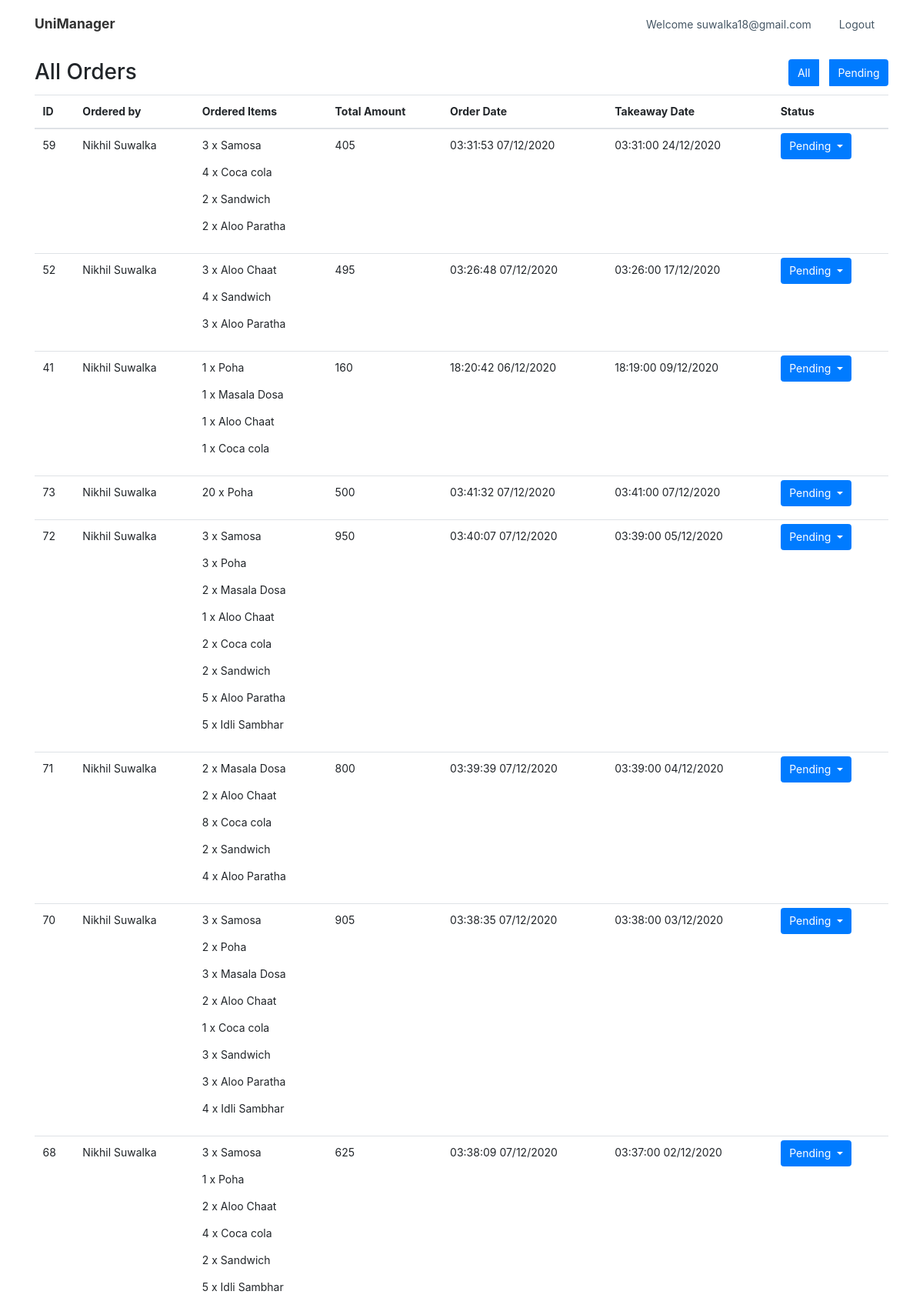
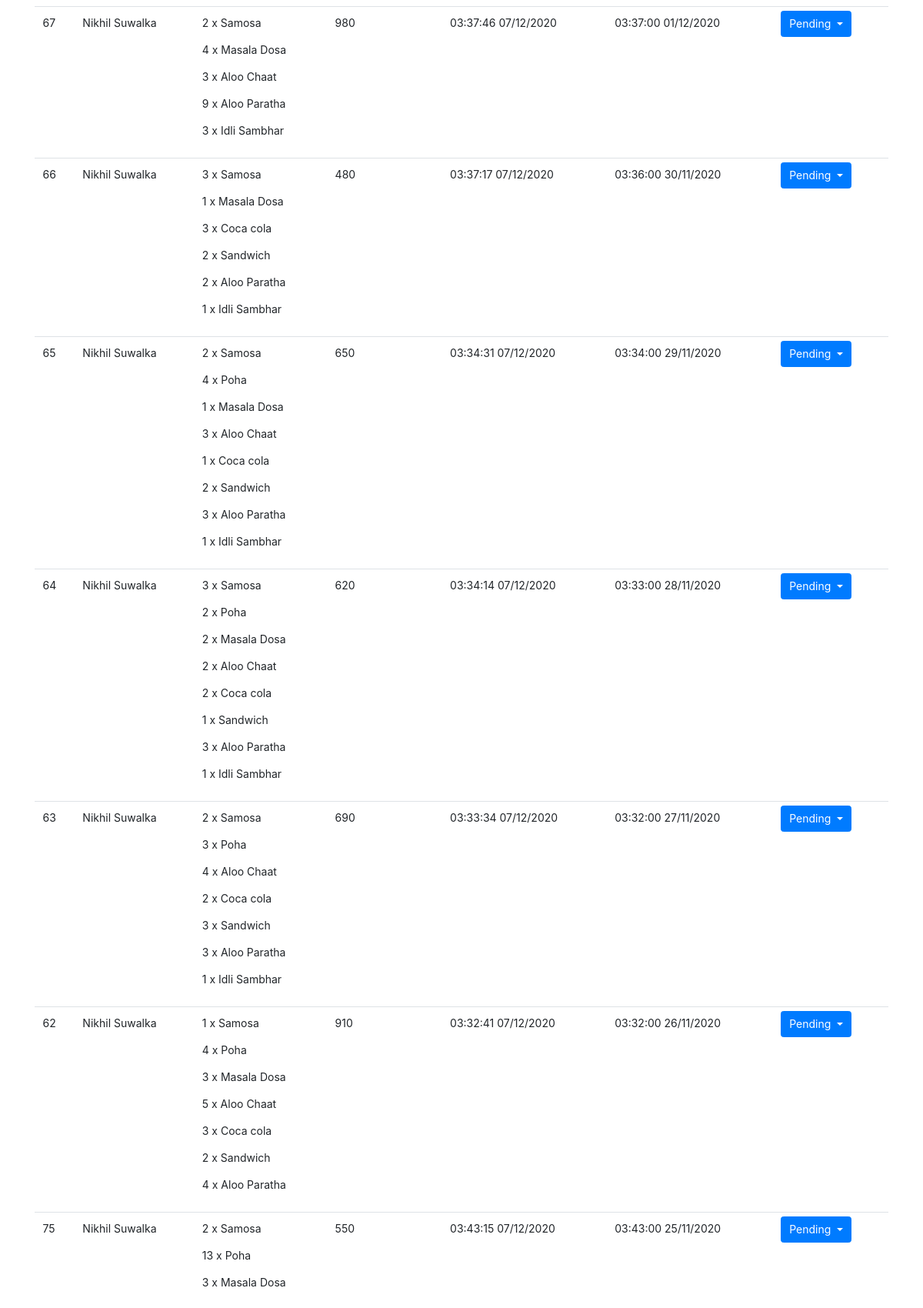
Page /home/canteen-admin (signed in, upper part) on the committed database (2 pictures, top to bottom).
### myapp/models.py (models this page shows)
class Order(models.Model):
    submit_user = models.ForeignKey(get_user_model(), on_delete=models.CASCADE, related_name="user_order")
    order_date = models.DateTimeField(auto_now=True, null=False, blank=False)
    delivery_date = models.DateTimeField(null=False, blank=False)
    total_cost = models.IntegerField(blank=False, null=True)
    status = models.IntegerField(blank=False, null=False, default=0)

### myapp/views.py (the view)
# urls.py: path("home/canteen-admin", canteen_admin, name="canteen-admin"),
def canteen_admin(request):
    orders = list(Order.objects.filter(status=0).order_by("-delivery_date").values())
    for order in range(len(orders)):
        itemob = list(Order_items.objects.filter(order_id=orders[order]["id"]).values())
        orders[order]["delivery_date"] = orders[order]["delivery_date"].strftime('%H:%M:%S %d/%m/%Y')
        orders[order]["order_date"] = orders[order]["order_date"].strftime('%H:%M:%S %d/%m/%Y')
        orders[order]["user_name"] = User.objects.filter(id=orders[order]["submit_user_id"]).first().first_name
        food_items = []
        for item in itemob:
            menu_item = Menu.objects.filter(id=item["item_id_id"]).first()
            food_items.append([str(item["quantity"]) + " x " + menu_item.name])
        orders[order]["items"] = food_items
    return render(request, "canteen_admin.html", {"name": request.session['name'].split()[0], "orders": orders})

### templates/canteen_admin.html (shortened to what this page needs)
{% load static %}
<!DOCTYPE html>
<html>
<head>
    <link rel="stylesheet" href="{% static 'assets/bootstrap/css/bootstrap.min.css' %}">
    <link rel="stylesheet" href="{% static 'assets/fonts/ionicons.min.css' %}">
    <link rel="stylesheet" href="{% static 'assets/css/Contact-Form-Clean-n.css' %}">
    <link rel="stylesheet" href="{% static 'assets/css/Different-Styled---Cards-1-n.css' %}">
    <link rel="stylesheet" href="{% static 'assets/css/Different-Styled---Cards-n.css' %}">
    <link rel="stylesheet" href="{% static 'assets/css/Footer-Basic-n.css' %}">
    <link rel="stylesheet" href="{% static 'assets/css/Navigation-Clean-n.css' %}">
    <link rel="stylesheet" href="{% static 'assets/css/Newsletter-Subscription-Form-n.css' %}">
    <link rel="stylesheet" href="{% static 'assets/css/styles-n.css' %}">
</head>
<body>
<nav class="navbar navbar-light navbar-expand-md navigation-clean">
    <div class="container"><a class="navbar-brand" href="/">UniManager</a>
        <div class="collapse navbar-collapse"
             id="navcol-1">
            <ul class="nav navbar-nav ml-auto">
                <li class="nav-item" role="presentation"><a class="nav-link" href="#">Welcome {{ name }}</a></li>
                <li class="nav-item" role="presentation"><a class="nav-link" href="/logout">Logout</a></li>
            </ul>
        </div>
    </div>
</nav>
<div style="margin-top: 1em;">
    <div class="container">
        <div class="d-lg-flex" style="display: flex;justify-content: space-between;margin-bottom: 5px;">
            <h2 class="text-left">All Orders</h2>
            <div class="btn-group" role="group" style="max-height: 35px;">
                <button class="btn btn-primary" type="button" style="margin-right: 1em;">All</button>
                <button class="btn btn-primary" type="button">Pending</button>
            </div>
        </div>
        <div class="table-responsive">
            <table class="table">
                <thead>
                <tr>
                    <th>ID</th>
                    <th>Ordered by</th>
                    <th>Ordered Items</th>
                    <th>Total Amount</th>
                    <th>Order Date</th>
                    <th>Takeaway Date</th>
                    <th>Status</th>
                </tr>
                </thead>
                <tbody>
                {% for order in orders %}
                    <tr>
                        <td>{{ order.id }}</td>
                        <td>{{ order.user_name }}</td>
                        <td>
                            {% for item in order.items %}
                                <p>{{ item.0 }}</p>
                            {% endfor %}
                        </td>
                        <td>{{ order.total_cost }}</td>
                        <td>{{ order.order_date }}</td>
                        <td>{{ order.delivery_date }}</td>
                        <td>
                            <div class="dropdown">
                                <button class="btn btn-primary dropdown-toggle" data-toggle="dropdown"
                                        aria-expanded="false"
                                        type="button" style="margin-top: -5px;" id="{{ order.id }}">Pending
                                </button>
                            </div>
                        </td>
                    </tr>
                {% endfor %}
                </tbody>
            </table>
        </div>
    </div>
</div>
</body>
</html>

### static/assets/css/Different-Styled---Cards-1-n.css (style rules this page uses)
.navbar { display: block; }
html { font-family: Lato, 'Helvetica Neue', Arial, Helvetica, sans-serif; font-size: 14px; }

### static/assets/css/Navigation-Clean-n.css (style rules this page uses)
.navigation-clean { background: #fff; padding-top: .75rem; padding-bottom: .75rem; color: #333; border-radius: 0; box-shadow: none; border: none; margin-bottom: 0; }
@media (min-width:768px) { .navigation-clean { padding-top: 1rem; padding-bottom: 1rem; } }
.navigation-clean .navbar-brand { font-weight: bold; color: inherit; }
.navigation-clean .navbar-collapse, .navigation-clean .form-inline { border-top-color: #ddd; }
.navigation-clean.navbar .navbar-nav .nav-link { padding-left: 18px; padding-right: 18px; }
.navigation-clean.navbar-light .navbar-nav .nav-link { color: #465765; }

### rows in the picture
Order: id "59", user_name "Nikhil Suwalka", item "3 x Samosa" "4 x Coca cola" "2 x Sandwich" "2 x Aloo Paratha", total_cost "405", order_date "03:31:53 07/12/2020", delivery_date "03:31:00 24/12/2020"
Order: id "52", user_name "Nikhil Suwalka", item "3 x Aloo Chaat" "4 x Sandwich" "3 x Aloo Paratha", total_cost "495", order_date "03:26:48 07/12/2020", delivery_date "03:26:00 17/12/2020"
Order: id "41", user_name "Nikhil Suwalka", item "1 x Poha" "1 x Masala Dosa" "1 x Aloo Chaat" "1 x Coca cola", total_cost "160", order_date "18:20:42 06/12/2020", delivery_date "18:19:00 09/12/2020"
Order: id "73", user_name "Nikhil Suwalka", item "20 x Poha", total_cost "500", order_date "03:41:32 07/12/2020", delivery_date "03:41:00 07/12/2020"
Order: id "72", user_name "Nikhil Suwalka", item "3 x Samosa" "3 x Poha" "2 x Masala Dosa" "1 x Aloo Chaat" "2 x Coca cola" "2 x Sandwich" "5 x Aloo Paratha" "5 x Idli Sambhar", total_cost "950", order_date "03:40:07 07/12/2020", delivery_date "03:39:00 05/12/2020"
Order: id "71", user_name "Nikhil Suwalka", item "2 x Masala Dosa" "2 x Aloo Chaat" "8 x Coca cola" "2 x Sandwich" "4 x Aloo Paratha", total_cost "800", order_date "03:39:39 07/12/2020", delivery_date "03:39:00 04/12/2020"
Order: id "70", user_name "Nikhil Suwalka", item "3 x Samosa" "2 x Poha" "3 x Masala Dosa" "2 x Aloo Chaat" "1 x Coca cola" "3 x Sandwich" "3 x Aloo Paratha" "4 x Idli Sambhar", total_cost "905", order_date "03:38:35 07/12/2020", delivery_date "03:38:00 03/12/2020"
Order: id "68", user_name "Nikhil Suwalka", item "3 x Samosa" "1 x Poha" "2 x Aloo Chaat" "4 x Coca cola" "2 x Sandwich" "5 x Idli Sambhar", total_cost "625", order_date "03:38:09 07/12/2020", delivery_date "03:37:00 02/12/2020"
Order: id "67", user_name "Nikhil Suwalka", item "2 x Samosa" "4 x Masala Dosa" "3 x Aloo Chaat" "9 x Aloo Paratha" "3 x Idli Sambhar", total_cost "980", order_date "03:37:46 07/12/2020", delivery_date "03:37:00 01/12/2020"
Order: id "66", user_name "Nikhil Suwalka", item "3 x Samosa" "1 x Masala Dosa" "3 x Coca cola" "2 x Sandwich" "2 x Aloo Paratha" "1 x Idli Sambhar", total_cost "480", order_date "03:37:17 07/12/2020", delivery_date "03:36:00 30/11/2020"
Order: id "65", user_name "Nikhil Suwalka", item "2 x Samosa" "4 x Poha" "1 x Masala Dosa" "3 x Aloo Chaat" "1 x Coca cola" "2 x Sandwich" "3 x Aloo Paratha" "1 x Idli Sambhar", total_cost "650", order_date "03:34:31 07/12/2020", delivery_date "03:34:00 29/11/2020"
Order: id "64", user_name "Nikhil Suwalka", item "3 x Samosa" "2 x Poha" "2 x Masala Dosa" "2 x Aloo Chaat" "2 x Coca cola" "1 x Sandwich" "3 x Aloo Paratha" "1 x Idli Sambhar", total_cost "620", order_date "03:34:14 07/12/2020", delivery_date "03:33:00 28/11/2020"
Order: id "63", user_name "Nikhil Suwalka", item "2 x Samosa" "3 x Poha" "4 x Aloo Chaat" "2 x Coca cola" "3 x Sandwich" "3 x Aloo Paratha" "1 x Idli Sambhar", total_cost "690", order_date "03:33:34 07/12/2020", delivery_date "03:32:00 27/11/2020"
Order: id "62", user_name "Nikhil Suwalka", item "1 x Samosa" "4 x Poha" "3 x Masala Dosa" "5 x Aloo Chaat" "3 x Coca cola" "2 x Sandwich" "4 x Aloo Paratha", total_cost "910", order_date "03:32:41 07/12/2020", delivery_date "03:32:00 26/11/2020"
Order: id "75", user_name "Nikhil Suwalka", item "2 x Samosa" "13 x Poha" "3 x Masala Dosa", total_cost "550", order_date "03:43:15 07/12/2020", delivery_date "03:43:00 25/11/2020"

### other values in the picture
{{ name }} "suwalka18@gmail.com"
